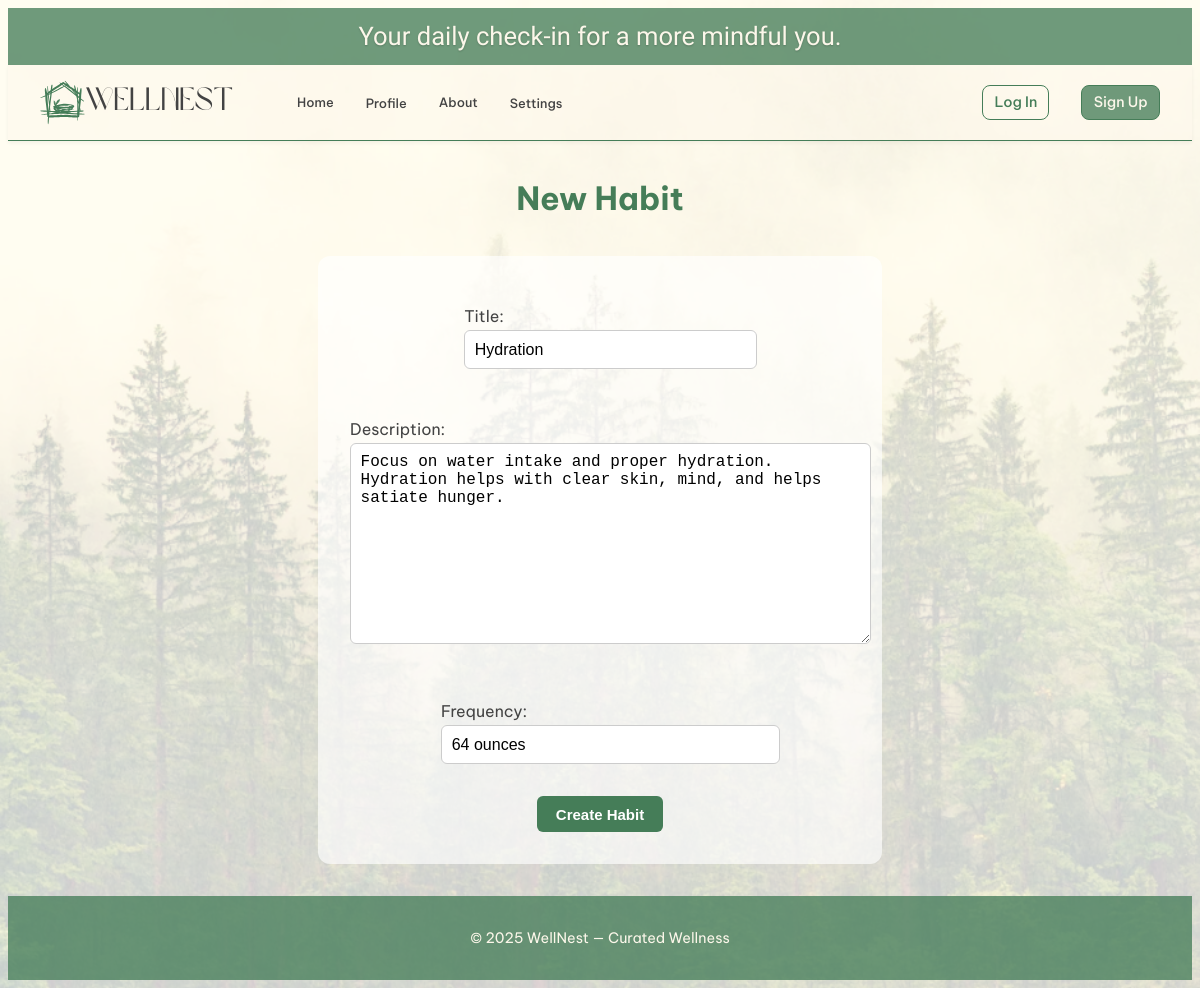
Page /habits/2/edit/ on the committed database.
### main_app/models.py (models this page shows, shortened)
class Habit(models.Model):
    user = models.ForeignKey(User, on_delete=models.CASCADE, null=True)
    title = models.CharField(max_length=100)
    description = models.TextField()
    frequency = models.CharField(max_length=50)
    created_at = models.DateTimeField(auto_now_add=True)

### main_app/views.py (the view)
# urls.py: path('habits/<int:habit_id>/edit/', views.habit_edit, name='habit-edit'),  # update
def habit_edit(request, habit_id):
    habit = Habit.objects.get(id=habit_id)
    if request.method == 'POST':
        form = HabitForm(request.POST, instance=habit)
        if form.is_valid():
            form.save()
            return redirect('habit-index')
    else:
        form = HabitForm(instance=habit)
    return render(request, 'habits/habit_form.html', {
        'form': form,
        'form_title': 'Edit Habit',
        'submit_label': 'Update Habit',
        'back_link': 'habit-detail',
        'habit': habit,
    })

### main_app/forms.py
class HabitForm(forms.ModelForm):
    class Meta:
        model = Habit
        fields = ['title', 'description', 'frequency']

### main_app/templates/habits/habit_form.html (shortened to what this page needs)
{% extends 'base.html' %}
{% load static %}
{% block head %}
<link rel="stylesheet" href="{% static 'css/habits/habit-form.css' %}">
{% endblock %}
{% block content %}
<section class="page-header">
  <h1>New Habit</h1>
</section>
<section class="form-container">
  <form method="POST">
    {{ form.as_p }}
    <button type="submit" class="btn submit">Create Habit</button>
  </form>
</section>
{% endblock %}

### main_app/static/css/base.css (style rules this page uses)
:root { --color-brand-primary: #457D58; --color-brand-secondary: #CCC9A1; --color-text-primary: #434343; --color-text-secondary: #8E8E8E; --color-background: #fcf7ea; --color-accent-optional: #754668; }
body { font-family: 'Be Vietnam Pro', Arial, sans-serif; background: linear-gradient(rgba(255, 255, 255, 0.7), rgba(255, 255, 255, 0.7)), url('/static/images/Reflection.png') no-repeat center center fixed; background-size: cover; color: var(--color-text-primary); line-height: 1.6; min-height: 100vh; display: flex; flex-direction: column; }

### main_app/static/css/habits/habit-form.css (style rules this page uses)
.page-header { text-align: center; margin: 2rem 0 1rem; }
.page-header h1 { font-size: 2rem; font-weight: 700; color: var(--color-brand-primary); margin: 0; }
.form-container form { align-items: center; display: flex; flex-direction: column; gap: 1rem; max-width: 500px; margin: 0 auto; }
input[type="text"], textarea { width: 100%; padding: 0.6rem; border: 1px solid #ccc; border-radius: 6px; font-size: 1rem; }
.btn.submit { border: 1.5px solid var(--color-brand-primary); color: var(--color-brand-primary); background-color: transparent; font-size: 15px; padding: 0.6rem 1.2rem; border-radius: 6px; font-weight: 600; cursor: pointer; transition: background-color 0.3s ease, color 0.3s ease; }
.form-container form { background: rgba(255, 255, 255, 0.65); border-radius: 12px; align-items: center; display: flex; flex-direction: column; gap: 1rem; max-width: 500px; margin: 2rem auto; padding: 2rem; }
input[type="text"], input[type="date"], textarea, select { width: 100%; padding: 0.6rem; border: 1px solid #ccc; border-radius: 6px; font-size: 1rem; }
.btn.submit { background-color: var(--color-brand-primary); font-size: 15px; color: white; border: none; padding: 0.6rem 1.2rem; border-radius: 6px; font-weight: bold; cursor: pointer; }

### rows in the picture
Habit: title "Hydration", description "Focus on water intake and proper hydration. Hydration helps with clear skin, mind, and helps satiate hunger.", frequency "64 ounces"
